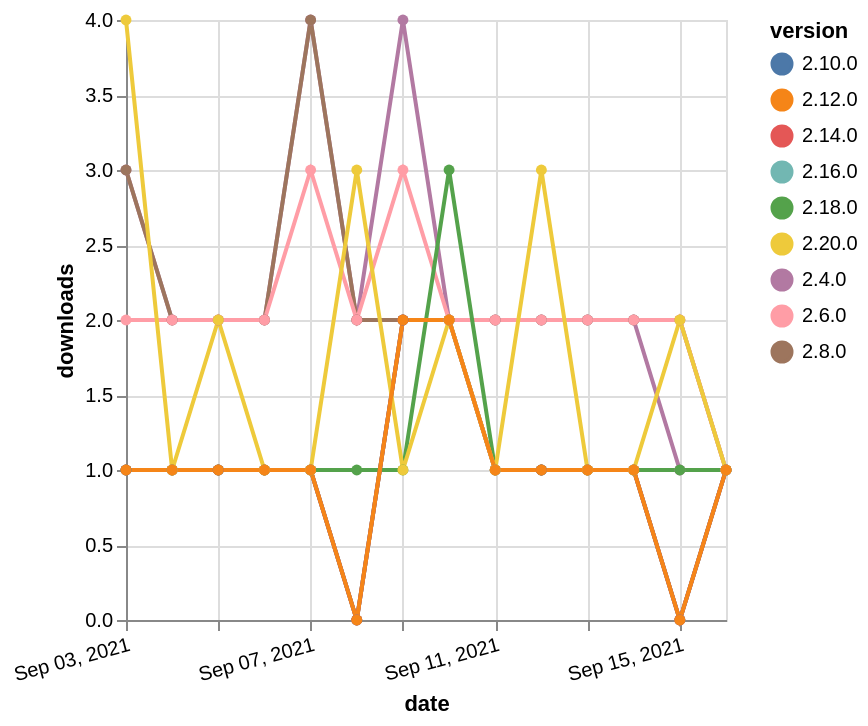

The specification (Vega-Lite) saved for this image:
### Vega-Lite specification from a JSON file in a GitHub repository (floating-point values rounded to 4 significant figures)
{"$schema": "https://vega.github.io/schema/vega-lite/v5.json", "description": "A simple bar chart with embedded data.", "data": {"values": [{"date": "2021-09-03", "total": 3016, "delta": 3, "version": "2.4.0"}, {"date": "2021-09-04", "total": 3018, "delta": 2, "version": "2.4.0"}, {"date": "2021-09-05", "total": 3020, "delta": 2, "version": "2.4.0"}, {"date": "2021-09-06", "total": 3022, "delta": 2, "version": "2.4.0"}, {"date": "2021-09-07", "total": 3026, "delta": 4, "version": "2.4.0"}, {"date": "2021-09-08", "total": 3028, "delta": 2, "version": "2.4.0"}, {"date": "2021-09-09", "total": 3032, "delta": 4, "version": "2.4.0"}, {"date": "2021-09-10", "total": 3034, "delta": 2, "version": "2.4.0"}, {"date": "2021-09-11", "total": 3036, "delta": 2, "version": "2.4.0"}, {"date": "2021-09-12", "total": 3038, "delta": 2, "version": "2.4.0"}, {"date": "2021-09-13", "total": 3040, "delta": 2, "version": "2.4.0"}, {"date": "2021-09-14", "total": 3042, "delta": 2, "version": "2.4.0"}, {"date": "2021-09-15", "total": 3043, "delta": 1, "version": "2.4.0"}, {"date": "2021-09-16", "total": 3044, "delta": 1, "version": "2.4.0"}, {"date": "2021-09-03", "total": 173, "delta": 1, "version": "2.16.0"}, {"date": "2021-09-04", "total": 174, "delta": 1, "version": "2.16.0"}, {"date": "2021-09-05", "total": 175, "delta": 1, "version": "2.16.0"}, {"date": "2021-09-06", "total": 176, "delta": 1, "version": "2.16.0"}, {"date": "2021-09-07", "total": 177, "delta": 1, "version": "2.16.0"}, {"date": "2021-09-08", "total": 177, "delta": 0, "version": "2.16.0"}, {"date": "2021-09-09", "total": 179, "delta": 2, "version": "2.16.0"}, {"date": "2021-09-10", "total": 181, "delta": 2, "version": "2.16.0"}, {"date": "2021-09-11", "total": 182, "delta": 1, "version": "2.16.0"}, {"date": "2021-09-12", "total": 183, "delta": 1, "version": "2.16.0"}, {"date": "2021-09-13", "total": 184, "delta": 1, "version": "2.16.0"}, {"date": "2021-09-14", "total": 185, "delta": 1, "version": "2.16.0"}, {"date": "2021-09-15", "total": 185, "delta": 0, "version": "2.16.0"}, {"date": "2021-09-16", "total": 186, "delta": 1, "version": "2.16.0"}, {"date": "2021-09-03", "total": 2408, "delta": 3, "version": "2.8.0"}, {"date": "2021-09-04", "total": 2410, "delta": 2, "version": "2.8.0"}, {"date": "2021-09-05", "total": 2412, "delta": 2, "version": "2.8.0"}, {"date": "2021-09-06", "total": 2414, "delta": 2, "version": "2.8.0"}, {"date": "2021-09-07", "total": 2418, "delta": 4, "version": "2.8.0"}, {"date": "2021-09-08", "total": 2420, "delta": 2, "version": "2.8.0"}, {"date": "2021-09-09", "total": 2422, "delta": 2, "version": "2.8.0"}, {"date": "2021-09-10", "total": 2424, "delta": 2, "version": "2.8.0"}, {"date": "2021-09-11", "total": 2426, "delta": 2, "version": "2.8.0"}, {"date": "2021-09-12", "total": 2428, "delta": 2, "version": "2.8.0"}, {"date": "2021-09-13", "total": 2430, "delta": 2, "version": "2.8.0"}, {"date": "2021-09-14", "total": 2432, "delta": 2, "version": "2.8.0"}, {"date": "2021-09-15", "total": 2434, "delta": 2, "version": "2.8.0"}, {"date": "2021-09-16", "total": 2435, "delta": 1, "version": "2.8.0"}, {"date": "2021-09-03", "total": 2568, "delta": 2, "version": "2.6.0"}, {"date": "2021-09-04", "total": 2570, "delta": 2, "version": "2.6.0"}, {"date": "2021-09-05", "total": 2572, "delta": 2, "version": "2.6.0"}, {"date": "2021-09-06", "total": 2574, "delta": 2, "version": "2.6.0"}, {"date": "2021-09-07", "total": 2577, "delta": 3, "version": "2.6.0"}, {"date": "2021-09-08", "total": 2579, "delta": 2, "version": "2.6.0"}, {"date": "2021-09-09", "total": 2582, "delta": 3, "version": "2.6.0"}, {"date": "2021-09-10", "total": 2584, "delta": 2, "version": "2.6.0"}, {"date": "2021-09-11", "total": 2586, "delta": 2, "version": "2.6.0"}, {"date": "2021-09-12", "total": 2588, "delta": 2, "version": "2.6.0"}, {"date": "2021-09-13", "total": 2590, "delta": 2, "version": "2.6.0"}, {"date": "2021-09-14", "total": 2592, "delta": 2, "version": "2.6.0"}, {"date": "2021-09-15", "total": 2594, "delta": 2, "version": "2.6.0"}, {"date": "2021-09-16", "total": 2595, "delta": 1, "version": "2.6.0"}, {"date": "2021-09-03", "total": 271, "delta": 1, "version": "2.10.0"}, {"date": "2021-09-04", "total": 272, "delta": 1, "version": "2.10.0"}, {"date": "2021-09-05", "total": 273, "delta": 1, "version": "2.10.0"}, {"date": "2021-09-06", "total": 274, "delta": 1, "version": "2.10.0"}, {"date": "2021-09-07", "total": 275, "delta": 1, "version": "2.10.0"}, {"date": "2021-09-08", "total": 275, "delta": 0, "version": "2.10.0"}, {"date": "2021-09-09", "total": 277, "delta": 2, "version": "2.10.0"}, {"date": "2021-09-10", "total": 279, "delta": 2, "version": "2.10.0"}, {"date": "2021-09-11", "total": 280, "delta": 1, "version": "2.10.0"}, {"date": "2021-09-12", "total": 281, "delta": 1, "version": "2.10.0"}, {"date": "2021-09-13", "total": 282, "delta": 1, "version": "2.10.0"}, {"date": "2021-09-14", "total": 283, "delta": 1, "version": "2.10.0"}, {"date": "2021-09-15", "total": 283, "delta": 0, "version": "2.10.0"}, {"date": "2021-09-16", "total": 284, "delta": 1, "version": "2.10.0"}, {"date": "2021-09-03", "total": 212, "delta": 1, "version": "2.18.0"}, {"date": "2021-09-04", "total": 213, "delta": 1, "version": "2.18.0"}, {"date": "2021-09-05", "total": 214, "delta": 1, "version": "2.18.0"}, {"date": "2021-09-06", "total": 215, "delta": 1, "version": "2.18.0"}, {"date": "2021-09-07", "total": 216, "delta": 1, "version": "2.18.0"}, {"date": "2021-09-08", "total": 217, "delta": 1, "version": "2.18.0"}, {"date": "2021-09-09", "total": 218, "delta": 1, "version": "2.18.0"}, {"date": "2021-09-10", "total": 221, "delta": 3, "version": "2.18.0"}, {"date": "2021-09-11", "total": 222, "delta": 1, "version": "2.18.0"}, {"date": "2021-09-12", "total": 223, "delta": 1, "version": "2.18.0"}, {"date": "2021-09-13", "total": 224, "delta": 1, "version": "2.18.0"}, {"date": "2021-09-14", "total": 225, "delta": 1, "version": "2.18.0"}, {"date": "2021-09-15", "total": 226, "delta": 1, "version": "2.18.0"}, {"date": "2021-09-16", "total": 227, "delta": 1, "version": "2.18.0"}, {"date": "2021-09-03", "total": 216, "delta": 1, "version": "2.14.0"}, {"date": "2021-09-04", "total": 217, "delta": 1, "version": "2.14.0"}, {"date": "2021-09-05", "total": 218, "delta": 1, "version": "2.14.0"}, {"date": "2021-09-06", "total": 219, "delta": 1, "version": "2.14.0"}, {"date": "2021-09-07", "total": 220, "delta": 1, "version": "2.14.0"}, {"date": "2021-09-08", "total": 220, "delta": 0, "version": "2.14.0"}, {"date": "2021-09-09", "total": 222, "delta": 2, "version": "2.14.0"}, {"date": "2021-09-10", "total": 224, "delta": 2, "version": "2.14.0"}, {"date": "2021-09-11", "total": 225, "delta": 1, "version": "2.14.0"}, {"date": "2021-09-12", "total": 226, "delta": 1, "version": "2.14.0"}, {"date": "2021-09-13", "total": 227, "delta": 1, "version": "2.14.0"}, {"date": "2021-09-14", "total": 228, "delta": 1, "version": "2.14.0"}, {"date": "2021-09-15", "total": 228, "delta": 0, "version": "2.14.0"}, {"date": "2021-09-16", "total": 229, "delta": 1, "version": "2.14.0"}, {"date": "2021-09-03", "total": 135, "delta": 4, "version": "2.20.0"}, {"date": "2021-09-04", "total": 136, "delta": 1, "version": "2.20.0"}, {"date": "2021-09-05", "total": 138, "delta": 2, "version": "2.20.0"}, {"date": "2021-09-06", "total": 139, "delta": 1, "version": "2.20.0"}, {"date": "2021-09-07", "total": 140, "delta": 1, "version": "2.20.0"}, {"date": "2021-09-08", "total": 143, "delta": 3, "version": "2.20.0"}, {"date": "2021-09-09", "total": 144, "delta": 1, "version": "2.20.0"}, {"date": "2021-09-10", "total": 146, "delta": 2, "version": "2.20.0"}, {"date": "2021-09-11", "total": 147, "delta": 1, "version": "2.20.0"}, {"date": "2021-09-12", "total": 150, "delta": 3, "version": "2.20.0"}, {"date": "2021-09-13", "total": 151, "delta": 1, "version": "2.20.0"}, {"date": "2021-09-14", "total": 152, "delta": 1, "version": "2.20.0"}, {"date": "2021-09-15", "total": 154, "delta": 2, "version": "2.20.0"}, {"date": "2021-09-16", "total": 155, "delta": 1, "version": "2.20.0"}, {"date": "2021-09-03", "total": 212, "delta": 1, "version": "2.12.0"}, {"date": "2021-09-04", "total": 213, "delta": 1, "version": "2.12.0"}, {"date": "2021-09-05", "total": 214, "delta": 1, "version": "2.12.0"}, {"date": "2021-09-06", "total": 215, "delta": 1, "version": "2.12.0"}, {"date": "2021-09-07", "total": 216, "delta": 1, "version": "2.12.0"}, {"date": "2021-09-08", "total": 216, "delta": 0, "version": "2.12.0"}, {"date": "2021-09-09", "total": 218, "delta": 2, "version": "2.12.0"}, {"date": "2021-09-10", "total": 220, "delta": 2, "version": "2.12.0"}, {"date": "2021-09-11", "total": 221, "delta": 1, "version": "2.12.0"}, {"date": "2021-09-12", "total": 222, "delta": 1, "version": "2.12.0"}, {"date": "2021-09-13", "total": 223, "delta": 1, "version": "2.12.0"}, {"date": "2021-09-14", "total": 224, "delta": 1, "version": "2.12.0"}, {"date": "2021-09-15", "total": 224, "delta": 0, "version": "2.12.0"}, {"date": "2021-09-16", "total": 225, "delta": 1, "version": "2.12.0"}]}, "width": "container", "mark": {"type": "line", "point": {"filled": true}}, "encoding": {"x": {"field": "date", "type": "temporal", "timeUnit": "yearmonthdate", "title": "date", "axis": {"labelAngle": -15}}, "y": {"field": "delta", "type": "quantitative", "title": "downloads"}, "color": {"field": "version", "type": "nominal"}, "tooltip": {"field": "delta"}}}
